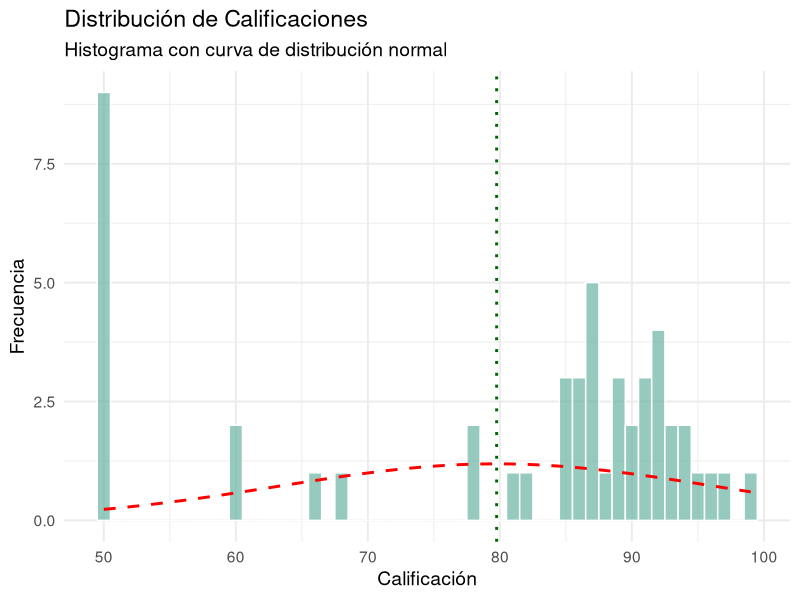
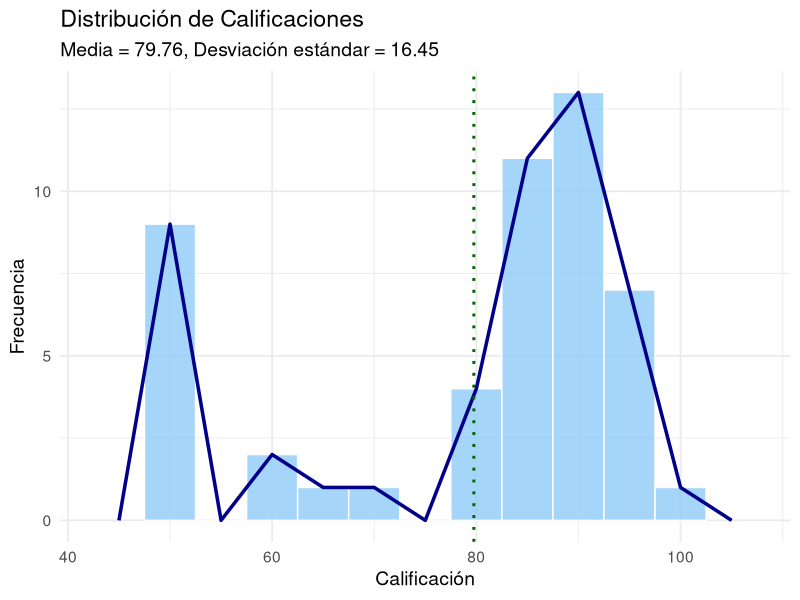
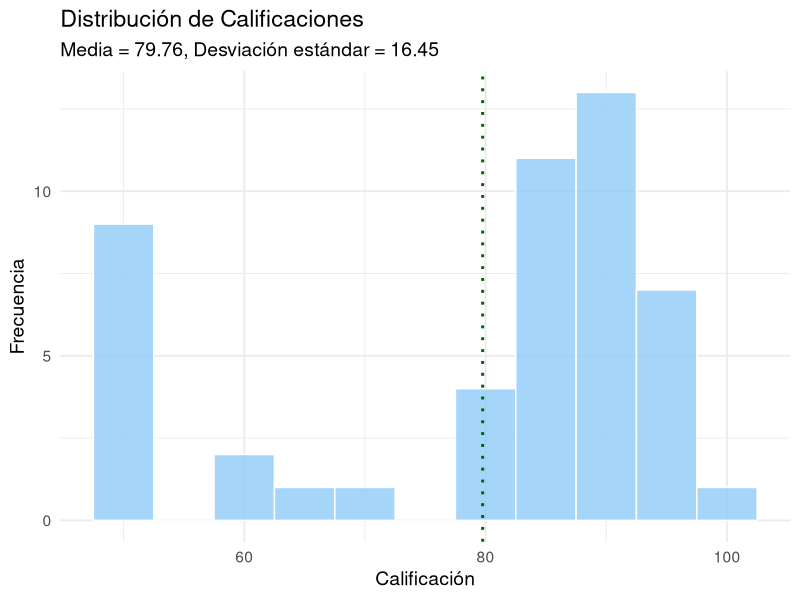

Reproduce these figures in R, in order.
#Instalar paqueterías (en caso no la tengan instalada)
install.packages(c("readxl", "dplyr", "ggplot2"))

#Cargar paqueterías
library(readxl)
library(dplyr)
library(ggplot2)

setwd("/Users/berumen/Desktop/YOUTUBE_NEW")
# Cargar datos desde Excel
calificaciones <- read_excel("Lista_Bioquimica.xlsx", sheet = "Datos_R")

# 2. Agregar columna de estado (Aprobado/Reprobado)
calificaciones <- calificaciones %>%
  mutate(Estado = ifelse(Calificacion >= 60, "Aprobado", "Reprobado"))

# 3. Calcular estadísticos descriptivos
#Media, desviación estandar, valores máximos y mínimos
resumen <- calificaciones %>%
  summarise(
    Media = mean(Calificacion, na.rm = TRUE),
    Desviacion_Estandar = sd(Calificacion, na.rm = TRUE),
    Maxima = max(Calificacion, na.rm = TRUE),
    Minima = min(Calificacion, na.rm = TRUE),
    Aprobados = sum(Calificacion >= 60, na.rm = TRUE),
    Reprobados = sum(Calificacion < 60, na.rm = TRUE),
    Total = n()
  )

print(resumen)


# 4. Histograma con curva normal escalada a frecuencia
ggplot(calificaciones, aes(x = Calificacion)) +
  # Histograma de frecuencia absoluta
  geom_histogram(binwidth = 1, fill = "#69b3a2", color = "white", alpha = 0.7) +
  
  # Curva normal teórica escalada (frecuencia, no densidad)
  stat_function(
    fun = function(x) {
      mu <- mean(calificaciones$Calificacion, na.rm = TRUE)
      sigma <- sd(calificaciones$Calificacion, na.rm = TRUE)
      n <- nrow(calificaciones)
      binwidth <- 1
      dnorm(x, mean = mu, sd = sigma) * n * binwidth
    },
    color = "red", linetype = "dashed", size = 1
  ) +
  
  # Línea vertical para la media
  geom_vline(aes(xintercept = mean(Calificacion, na.rm = TRUE)),
             color = "darkgreen", linetype = "dotted", size = 1) +
  
  labs(
    title = "Distribución de Calificaciones",
    subtitle = "Histograma con curva de distribución normal",
    x = "Calificación",
    y = "Frecuencia"
  ) +
  theme_minimal(base_size = 14)


#Hipótesis planteadas
#H₀ (nula): la media poblacional = 80
#H₁ (alternativa): la media poblacional < 80

# ¿La media es menor que 80?
t.test(calificaciones$Calificacion, mu = 80, alternative = "less")

# ¿La media es mayor que 80?
t.test(calificaciones$Calificacion, mu = 80, alternative = "greater")

###NOTAS
#¿Qué te da la prueba?
 # Valor t: estadístico t calculado.

#gl (df): grados de libertad.
#valor p: si es menor que 0.05 (o tu alfa), rechazas H₀.
#Intervalo de confianza de la media.
#Media muestral observada.

# Interpretación:
 # Si p < 0.05, rechazas H₀ → la media es significativamente diferente de 80.
#Si p ≥ 0.05, no hay evidencia suficiente para rechazar que la media es 80.
#Por tanto, no se rechaza H₀, las calificaciones están centradas alrededor de 80





# 2. Estadísticos
media <- mean(calificaciones$Calificacion, na.rm = TRUE)
desviacion <- sd(calificaciones$Calificacion, na.rm = TRUE)
binwidth <- 5

# 3. Crear histograma como base
ggplot(calificaciones, aes(x = Calificacion)) +
  
  # Histograma de frecuencia absoluta
  geom_histogram(binwidth = binwidth, fill = "#90CAF9", color = "white", alpha = 0.8) +
  
  # Polígono de frecuencia (misma agrupación que el histograma)
  geom_freqpoly(binwidth = binwidth, color = "darkblue", size = 1.2) +
  
  # Línea vertical para la media
  geom_vline(xintercept = media, color = "darkgreen", linetype = "dotted", size = 1) +
  
  # Etiquetas y diseño
  labs(
    title = "Distribución de Calificaciones",
    subtitle = paste0("Media = ", round(media, 2), 
                      ", Desviación estándar = ", round(desviacion, 2)),
    x = "Calificación",
    y = "Frecuencia"
  ) +
  theme_minimal(base_size = 14)


#3. Gráfico: Histograma + Curva Normal + Línea de Media
ggplot(calificaciones, aes(x = Calificacion)) +
  
  # Histograma con frecuencia absoluta
  geom_histogram(binwidth = binwidth, fill = "#90CAF9", color = "white", alpha = 0.8) +
  
  # Curva normal ajustada al histograma (escalada a frecuencia)
  stat_function(
    fun = function(x) {
      dnorm(x, mean = media, sd = desviacion) * n * binwidth
    },
    color = "red", linetype = "dashed", size = 1
  ) +
  
  # Línea vertical en la media
  geom_vline(xintercept = media, color = "darkgreen", linetype = "dotted", size = 1) +
  
  # Etiquetas y diseño
  labs(
    title = "Distribución de Calificaciones",
    subtitle = paste0("Media = ", round(media, 2), 
                      ", Desviación estándar = ", round(desviacion, 2)),
    x = "Calificación",
    y = "Frecuencia"
  ) +
  theme_minimal(base_size = 14)

